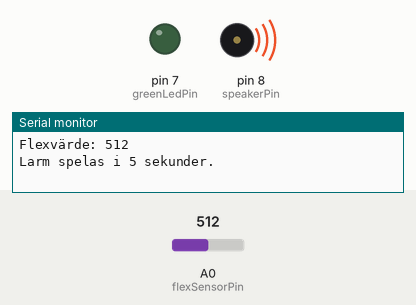
This sketch was run on a simulated Arduino Uno, built with avr-gcc and run on an emulated ATmega328P. On the bench: output pins drawn as LEDs (lit = HIGH), buzzer (waves = sounding), the last lines printed to the serial monitor. The test bench sets the inputs (shaded band); at power-on: A0 (flexSensorPin) = 512.

Above: at 1.2 s.
1.3 s: A0 (flexSensorPin) set to 761
6.6 s: A0 (flexSensorPin) set to 779
At 10.4 s:
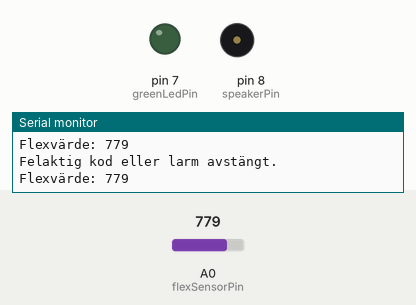
21.0 s: A0 (flexSensorPin) set to 760
At 21.4 s:
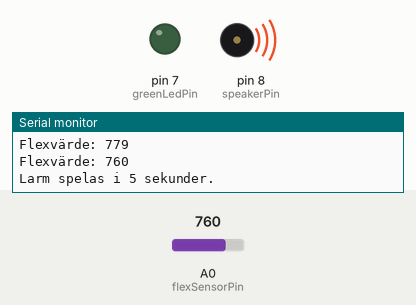
25.0 s: A0 (flexSensorPin) set to 780
At 25.4 s:
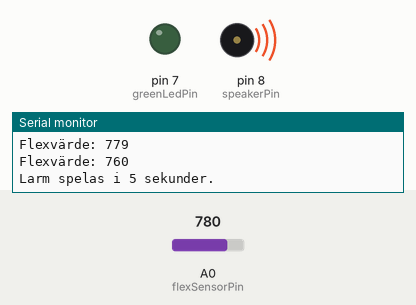
Timing chart, 0 to 27.5 s (numbered marks = the images above; inputs shaded):
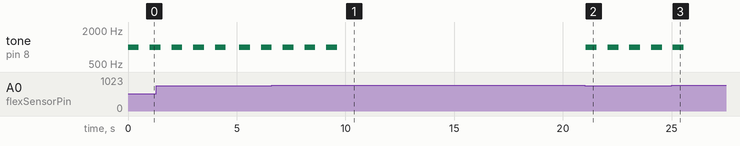

The sketch:

Securitas.ino
```cpp
// Defenierar pin-nummer för, grönt LED-ljus, högtalaren, flexsensorn och tröskelvärde för flexsensor
const int greenLedPin = 7;
const int speakerPin = 8;
const int flexSensorPin = A0;
const int flexThreshold = 770;

// Definierar alarmets varaktighet och variablernma för att spåra inmatad kod och om larmet är utlöst
const int correctCode = 1234;
const int alarmDuration = 5000;
int enteredCode = 0;
bool alarmTriggered = false;

void setup() {
  Serial.begin(9600);
// Ändrar dem olika pinsen till rätt mode
  pinMode(greenLedPin, OUTPUT);
  pinMode(speakerPin, OUTPUT);
  pinMode(flexSensorPin, INPUT);
  digitalWrite(greenLedPin, LOW); // Slår av grönt LED-ljus
}

void loop() {
  // Läser av värdet från flexsensor
  int flexValue = analogRead(flexSensorPin);

  Serial.println("Flexvärde: " + String(flexValue));

  // Läser inmatad kod från Serial Monitor OM ingen kod har angetts ännu
  if (enteredCode == 0 && Serial.available() >= 4) {
    for (int i = 0; i < 4; i++) {
      char digit = Serial.read();
      enteredCode = enteredCode * 10 + (digit - '0');
    }
    Serial.println("Kod mottagen. Testa att öppna dörren");
  }

  // Hanterar felaktig kod eller avstängt larm
  if ((enteredCode != correctCode && alarmTriggered) || (enteredCode == correctCode && alarmTriggered)) {
    enteredCode = 0;
    alarmTriggered = false;
    digitalWrite(greenLedPin, LOW);
    Serial.println("Felaktig kod eller larm avstängt.");
  }

  // Utlöser larm om flexvärdet är under tröskelvärdet och ingen kod har angetts och larmet inte redan är utlöst så körs denna if satsen
  if (flexValue < flexThreshold && enteredCode == 0 && !alarmTriggered) {
    playAlarm();
    alarmTriggered = true;
    Serial.println("Larm utlöst!");
  }

  // Hanterar rätt inmatad kod
  if (enteredCode == correctCode) {
    digitalWrite(greenLedPin, HIGH);
    delay(alarmDuration);
    digitalWrite(greenLedPin, LOW);
    Serial.println("Rätt kod! Grön lampa tänds i 5 sekunder.");
    enteredCode = 0;
  }

  // Lite fördröjning för att undvika en överbelastning eller lagg
  delay(100);
}

// Funktion för att spela ett larm genom högtalaren
void playAlarm() {
  Serial.println("Larm spelas i 5 sekunder.");
  for (int i = 0; i < 5; i++) {
    tone(speakerPin, 1000);
    delay(500);
    noTone(speakerPin);
    delay(500);
  }
  alarmTriggered = false;
}

// I detta projekt varken tänkte jag på eller lyckades hålla loopen så "clean" som möjligt som du sa att man skulle försöka med.
//Men jag ska tänka på det tills nästa projekt och se till så all logik bakom programmet inte ligger i loopen utan istället görs av olika funktioner.
```

Measured:
- the behaviour switches between 769 and 770 on A0 (flexSensorPin) (found by bisection; images 0 and 1)
- after the input at 6.6 s, tone on pin 8 (speakerPin): goes on until 9.6 s, then stays silent
- after the input at 21.0 s, tone on pin 8 (speakerPin): alternates 1000 Hz for 0.50 s and silent for 0.50 s, starting after 0.06 s
- after the input at 25.0 s, tone on pin 8 (speakerPin): goes on until 25.6 s, then stays silent
- by itself, tone on pin 8 (speakerPin): alternates 1000 Hz for 0.50 s and silent for 0.50 s
